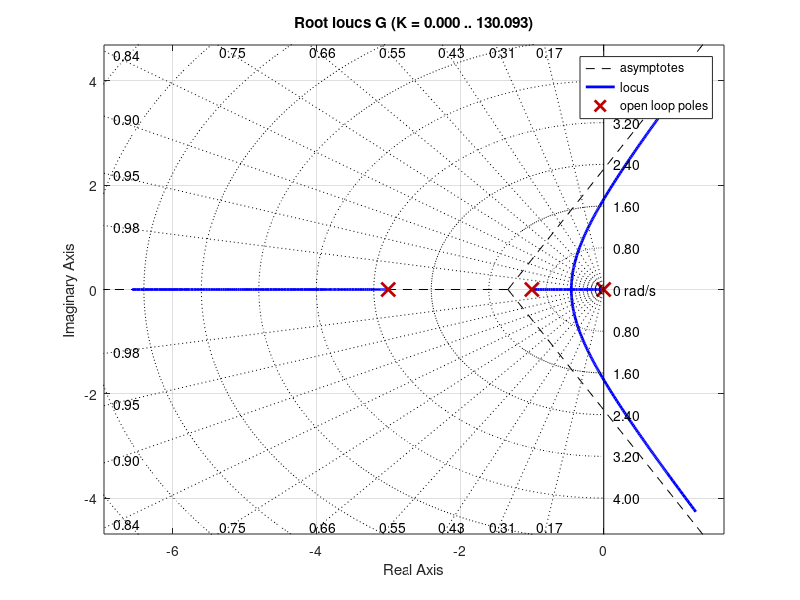

This chart was generated by the following MATLAB code: (Note: this script raises an error after producing the figure.)
clc; clear all;

% Definir la función de transferencia
num = 1;
den = [1 4 3 0]; % Denominador del sistema
G = tf(num, den);

% Trazar el lugar de raíces
figure;
rlocus(G);
sgrid;

% Encontrar el valor de K para el cual el sistema tiene polos puramente imaginarios
[k_values, poles] = rlocfind(G);

% Mostrar los polos encontrados y el valor de K correspondiente
disp(['Valor de K para polos puramente imaginarios: ', num2str(k_values)]);
disp('Polos correspondientes:');
disp(poles);

% Calcular el período de la oscilación
omega_n = abs(imag(poles(1))); % Frecuencia natural
T = 2 * pi / omega_n; % Período de oscilación

% Mostrar el período de la oscilación
disp(['Período de la oscilación: ', num2str(T), ' segundos']);

% Crear la función de transferencia en lazo cerrado con el valor crítico de K
G_cl = feedback(k_values * G, 1);

% Simular la respuesta al escalón unitario del sistema en lazo cerrado
figure;
step(G_cl);
title(['Respuesta al escalón unitario con K = ', num2str(k_values)]);
grid on;

